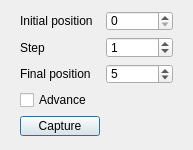
<?xml version="1.0" encoding="UTF-8"?>
<ui version="4.0">
 <class>ManipulatorCaptureDialog</class>
 <widget class="QDialog" name="ManipulatorCaptureDialog">
  <property name="geometry">
   <rect>
    <x>0</x>
    <y>0</y>
    <width>193</width>
    <height>150</height>
   </rect>
  </property>
  <property name="windowTitle">
   <string>Dialog</string>
  </property>
  <widget class="QWidget" name="layoutWidget">
   <property name="geometry">
    <rect>
     <x>20</x>
     <y>11</y>
     <width>153</width>
     <height>126</height>
    </rect>
   </property>
   <layout class="QFormLayout" name="formLayout">
    <item row="0" column="0">
     <widget class="QLabel" name="label">
      <property name="text">
       <string>Initial position</string>
      </property>
     </widget>
    </item>
    <item row="0" column="1">
     <widget class="QSpinBox" name="initialPositionBox"/>
    </item>
    <item row="1" column="0">
     <widget class="QLabel" name="label_2">
      <property name="text">
       <string>Step</string>
      </property>
     </widget>
    </item>
    <item row="1" column="1">
     <widget class="QSpinBox" name="stepBox">
      <property name="value">
       <number>1</number>
      </property>
     </widget>
    </item>
    <item row="2" column="0">
     <widget class="QLabel" name="label_3">
      <property name="text">
       <string>Final position</string>
      </property>
     </widget>
    </item>
    <item row="2" column="1">
     <widget class="QSpinBox" name="finalPositionBox">
      <property name="value">
       <number>5</number>
      </property>
     </widget>
    </item>
    <item row="4" column="0">
     <widget class="QPushButton" name="captureButton">
      <property name="text">
       <string>Capture</string>
      </property>
     </widget>
    </item>
    <item row="3" column="0">
     <widget class="QCheckBox" name="advanceCheckBox">
      <property name="text">
       <string>Advance</string>
      </property>
     </widget>
    </item>
   </layout>
  </widget>
 </widget>
 <resources/>
 <connections/>
</ui>
